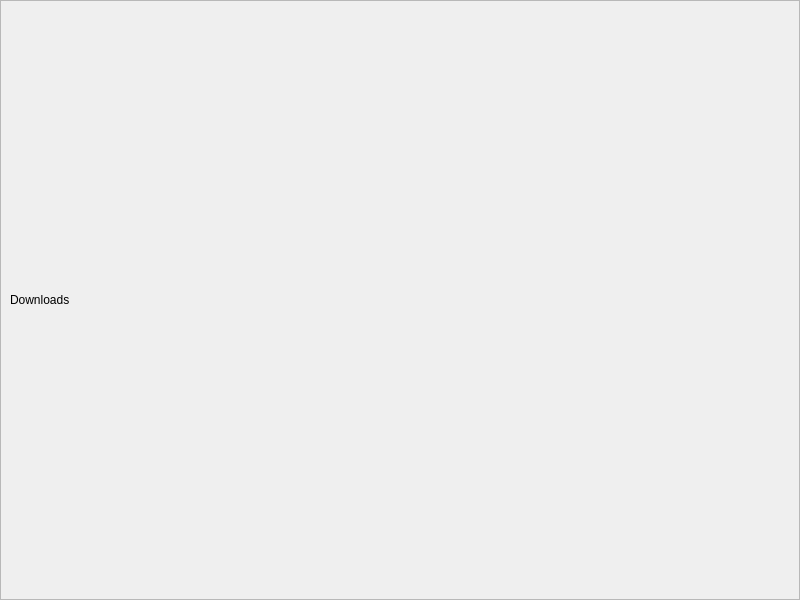
<?xml version="1.0" encoding="UTF-8"?>
<ui version="4.0">
 <class>DownloadsWidget</class>
 <widget class="QWidget" name="DownloadsWidget">
  <property name="geometry">
   <rect>
    <x>0</x>
    <y>0</y>
    <width>800</width>
    <height>600</height>
   </rect>
  </property>
  <property name="windowTitle">
   <string>Downloads</string>
  </property>
  <layout class="QVBoxLayout" name="verticalLayout">
   <property name="spacing">
    <number>0</number>
   </property>
   <property name="leftMargin">
    <number>0</number>
   </property>
   <property name="topMargin">
    <number>0</number>
   </property>
   <property name="rightMargin">
    <number>0</number>
   </property>
   <property name="bottomMargin">
    <number>0</number>
   </property>
   <item>
    <widget class="QScrollArea" name="DownloadsScrollArea">
     <property name="widgetResizable">
      <bool>true</bool>
     </property>
     <widget class="QWidget" name="scrollAreaWidgetContents">
      <property name="geometry">
       <rect>
        <x>0</x>
        <y>0</y>
        <width>798</width>
        <height>598</height>
       </rect>
      </property>
      <layout class="QVBoxLayout" name="verticalLayout_2">
       <item>
        <widget class="QLabel" name="label">
         <property name="text">
          <string>Downloads</string>
         </property>
        </widget>
       </item>
      </layout>
     </widget>
    </widget>
   </item>
  </layout>
 </widget>
 <resources/>
 <connections/>
</ui>
